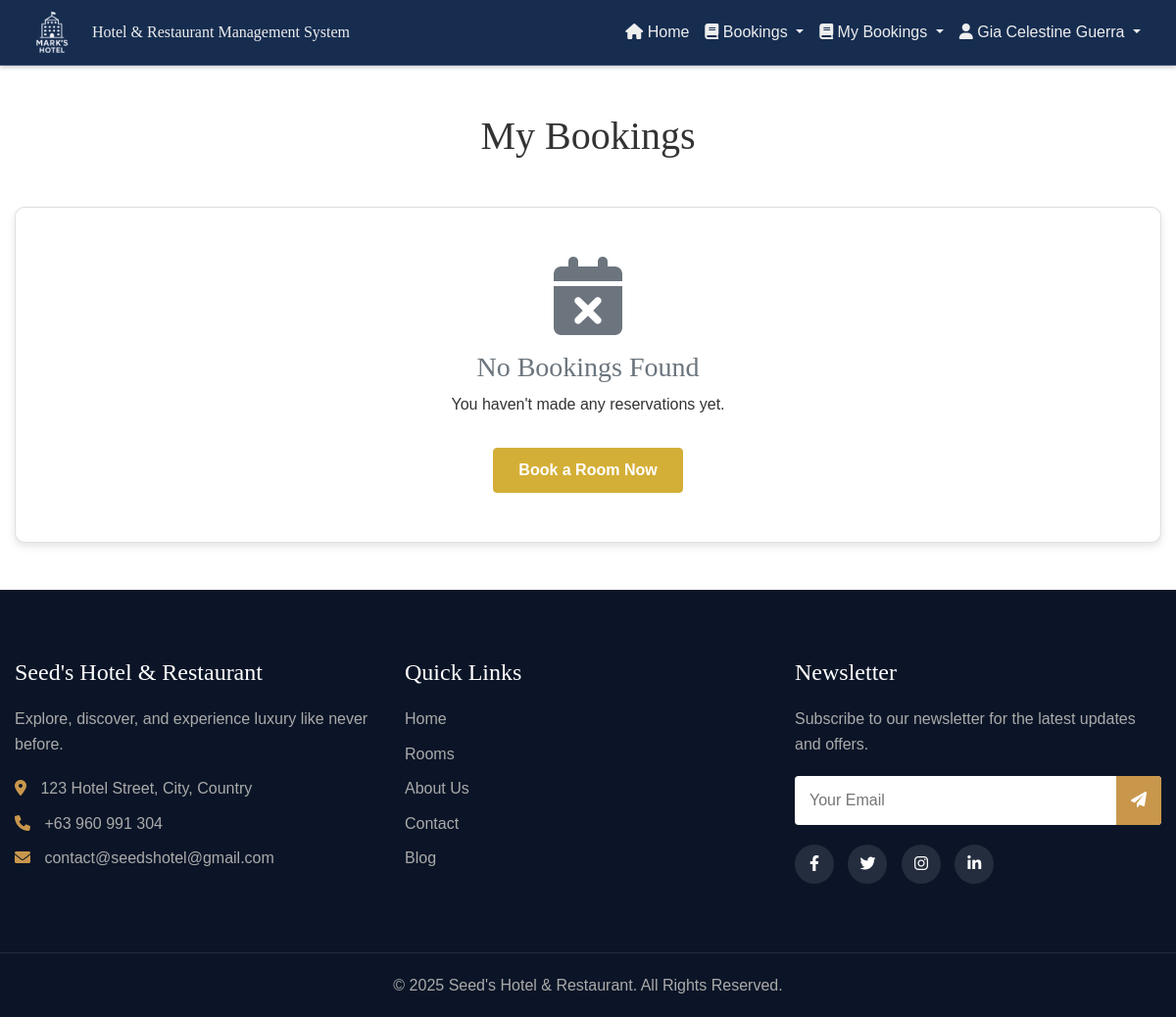
/public/bookings.php (signed in), run on an earlier commit of the app's database.
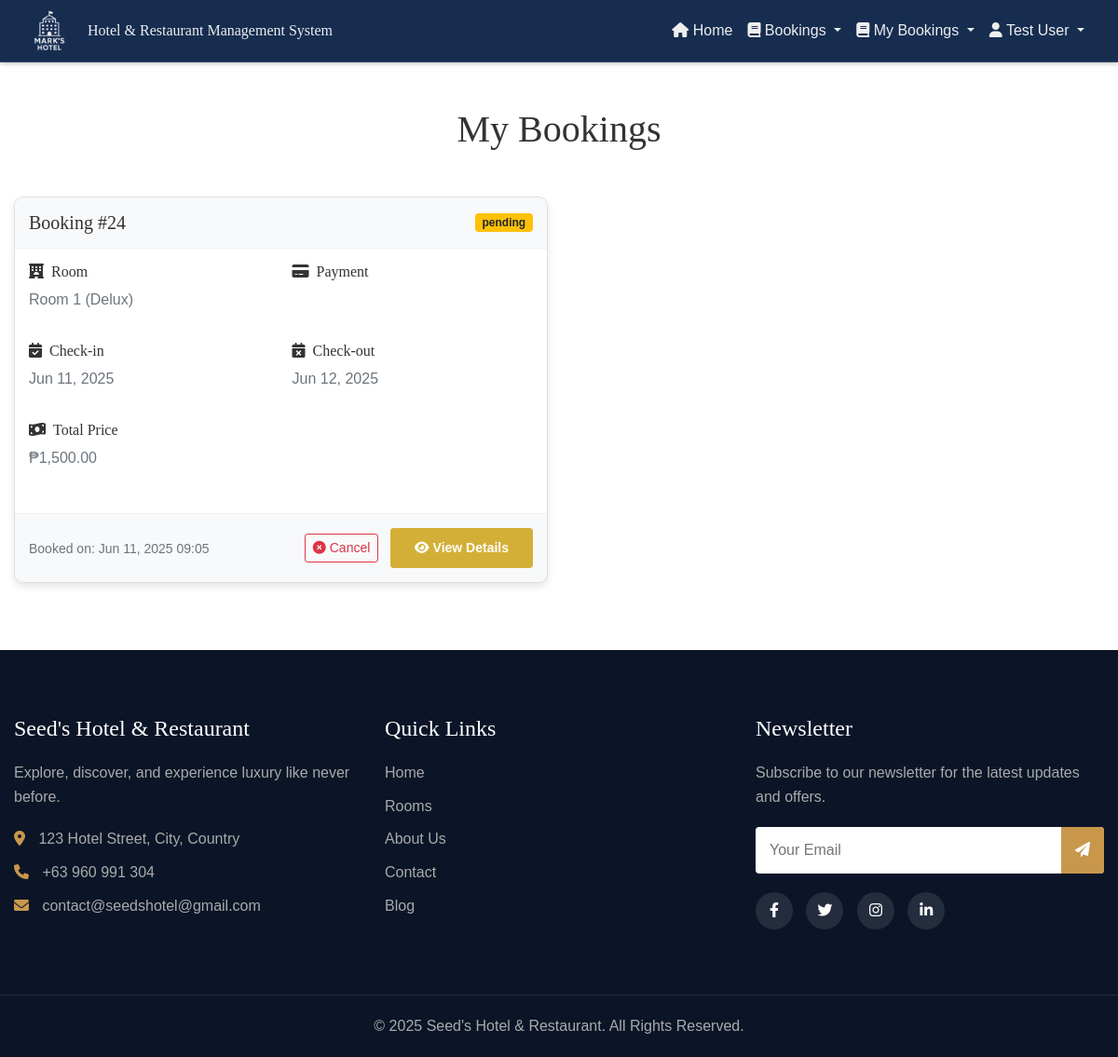
And on a later commit of the database.
### tables this page shows
CREATE TABLE `bookings` (
  `booking_id` int(11) NOT NULL,
  `user_id` int(11) NOT NULL,
  `room_id` int(11) NOT NULL,
  `check_in_date` date NOT NULL,
  `check_out_date` date NOT NULL,
  `total_price` decimal(10,2) NOT NULL,
  `status` enum('pending','confirmed','cancelled','completed') DEFAULT 'pending',
  `payment_status` enum('unpaid','partially_paid','paid') DEFAULT 'unpaid',
  `special_requests` text DEFAULT NULL,
  `is_read` tinyint(1) DEFAULT 0,
  `created_at` timestamp NOT NULL DEFAULT current_timestamp(),
  `updated_at` timestamp NOT NULL DEFAULT current_timestamp() ON UPDATE current_timestamp()
);

CREATE TABLE `rooms` (
  `id` int(11) NOT NULL,
  `title` varchar(255) NOT NULL,
  `room_type_id` int(11) NOT NULL,
  `images` varchar(255) DEFAULT NULL,
  `price` varchar(250) DEFAULT NULL,
  `includes` varchar(250) DEFAULT NULL
);

CREATE TABLE `room_type` (
  `id` int(11) NOT NULL,
  `title` varchar(255) NOT NULL,
  `detail` varchar(255) NOT NULL
);

### controllers/fetchBookings.php (called while the page is built, shortened)
<?php
include '../components/config.php';
$user_id = $_SESSION['user_id'];
$query = "SELECT
        b.booking_id,
        b.check_in_date,
        b.check_out_date,
        b.total_price,
        b.status as booking_status,
        b.payment_status,
        b.special_requests,
        b.created_at,
        u.name as guest_name,
        u.email as guest_email,
        r.title as room_title,
        r.images as room_images,
        rt.title as room_type
    FROM bookings b
    LEFT JOIN users u ON b.user_id = u.user_id
    LEFT JOIN rooms r ON b.room_id = r.id
    LEFT JOIN room_type rt ON r.room_type_id = rt.id
    WHERE b.user_id = ?
    ORDER BY b.created_at DESC";
$stmt = mysqli_prepare($con, $query);
mysqli_stmt_bind_param($stmt, 'i', $user_id);
mysqli_stmt_execute($stmt);
$result = mysqli_stmt_get_result($stmt);
function getStatusBadgeClass($status) {
    switch(strtolower($status)) {
        case 'pending':
            return 'bg-warning text-dark';
    }
}
?>

### public/bookings.php (the view, shortened to what the changed rows need)
<?php
include '../controllers/fetchBookings.php';
?>
<!DOCTYPE html>
<html lang="en">
<head>
    <link href="https://cdn.jsdelivr.net/npm/bootstrap@5.0.2/dist/css/bootstrap.min.css" rel="stylesheet">
    <link rel="stylesheet" href="https://cdnjs.cloudflare.com/ajax/libs/font-awesome/6.0.0-beta3/css/all.min.css" />
    <link rel="stylesheet" href="../css/customAdminHeader.css">
    <link rel="stylesheet" href="../css/home.css">
    <link rel="stylesheet" href="../css/modal.css">
</head>
<body>
    <?php include '../components/header.php'; ?>
    <div class="container my-5">
        <div class="row mb-4">
            <div class="col-12">
                <h1 class="text-center mb-4">My Bookings</h1>
            </div>
        </div>
        <?php if (mysqli_num_rows($result) > 0): ?>
            <div class="row">
                <?php while ($booking = mysqli_fetch_assoc($result)): ?>
                    <div class="col-lg-6 mb-4">
                        <div class="card booking-card h-100">
                            <div class="booking-header d-flex justify-content-between align-items-center">
                                <h5 class="mb-0">Booking #<?php echo $booking['booking_id']; ?></h5>
                                <span class="badge <?php echo getStatusBadgeClass($booking['booking_status']); ?>"><?php echo $booking['booking_status']; ?></span>
                            </div>
                            <div class="booking-details">
                                <div class="row mb-3">
                                    <div class="col-md-6">
                                        <h6><i class="fas fa-hotel me-2"></i>Room</h6>
                                        <p class="text-muted"><?php echo $booking['room_title']; ?> (<?php echo $booking['room_type']; ?>)</p>
                                    </div>
                                    <div class="col-md-6">
                                        <h6><i class="fas fa-credit-card me-2"></i>Payment</h6>
                                    </div>
                                </div>
                                <div class="row mb-3">
                                    <div class="col-md-6">
                                        <h6><i class="fas fa-calendar-check me-2"></i>Check-in</h6>
                                        <p class="text-muted"><?php echo date('M d, Y', strtotime($booking['check_in_date'])); ?></p>
                                    </div>
                                    <div class="col-md-6">
                                        <h6><i class="fas fa-calendar-times me-2"></i>Check-out</h6>
                                        <p class="text-muted"><?php echo date('M d, Y', strtotime($booking['check_out_date'])); ?></p>
                                    </div>
                                </div>
                                <div class="row mb-3">
                                    <div class="col-12">
                                        <h6><i class="fas fa-money-bill-wave me-2"></i>Total Price</h6>
                                        <p class="text-muted">₱<?php echo number_format($booking['total_price'], 2); ?></p>
                                    </div>
                                </div>
                            </div>
                            <div class="booking-footer d-flex justify-content-between align-items-center">
                                <small class="text-muted">Booked on: <?php echo date('M d, Y H:i', strtotime($booking['created_at'])); ?></small>
                                <div>
                                    <?php if (strtolower($booking['booking_status']) == 'pending' || strtolower($booking['booking_status']) == 'confirmed'): ?>
                                        <button type="button" class="btn btn-sm btn-outline-danger me-2" data-bs-toggle="modal" data-bs-target="#cancelModal<?php echo $booking['booking_id']; ?>">
                                            <i class="fas fa-times-circle me-1"></i>Cancel
                                        </button>
                                    <?php endif; ?>
                                    <button type="button" class="btn btn-sm btn-primary" data-bs-toggle="modal" data-bs-target="#detailsModal<?php echo $booking['booking_id']; ?>">
                                        <i class="fas fa-eye me-1"></i>View Details
                                    </button>
                                </div>
                            </div>
                        </div>
                    </div>
                <?php endwhile; ?>
            </div>
        <?php else: ?>
            <div class="row">
                <div class="col-12">
                    <div class="card no-bookings">
                        <i class="fas fa-calendar-times fa-5x text-muted mb-3"></i>
                        <h3 class="text-muted">No Bookings Found</h3>
                        <p class="text-center">You haven't made any reservations yet.</p>
                        <div class="mt-3">
                            <a href="roomBookings.php" class="btn btn-primary">Book a Room Now</a>
                        </div>
                    </div>
                </div>
            </div>
        <?php endif; ?>
    </div>
</body>
</html>

### components/header.php (shortened to what the changed rows need)
<nav class="navbar navbar-expand-lg custom-navbar">
    <div class="container-fluid">
        <div class="collapse navbar-collapse" id="navbarNav">
            <ul class="navbar-nav ms-auto">
                <li class="nav-item dropdown">
                    <a class="nav-link dropdown-toggle" href="#" id="userDropdown" role="button" data-bs-toggle="dropdown" aria-expanded="false">
                        <i class="fas fa-user"></i> <?php echo htmlspecialchars($_SESSION['name'] ?? 'User'); ?>
                    </a>
                </li>
            </ul>
        </div>
    </div>
</nav>

What changed in the data, as far as the page shows it:
added bookings: booking_id "24", status "pending", room.title "Room 1", room_type.title "Delux", check_in_date "Jun 11, 2025", check_out_date "Jun 12, 2025", total_price "1,500.00", created_at "Jun 11, 2025 09:05"
Also different on the page:
$_SESSION['name']: "Gia Celestine Guerra" → "Test User"
text no longer shown: "No Bookings Found You haven't made any reservations yet. Book a Room Now"
